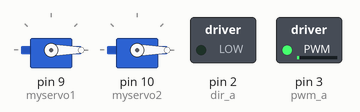
Simulated run of this sketch. Board: Arduino Uno, built with avr-gcc and run on an emulated ATmega328P. Shown: 2 × servo, switched loads named in the sketch (green lamp = pin HIGH).

Above: at 0.05 s.
At 2.35 s:
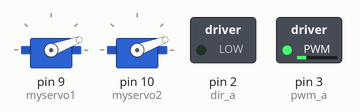
At 3.85 s:
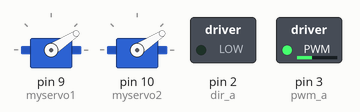
At 5.75 s:
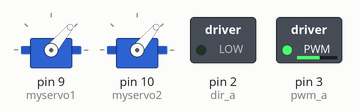
At 7.65 s:
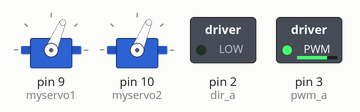
At 15.25 s:
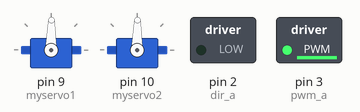
Timing chart, 0 to 26.3 s (numbered marks = the images above):
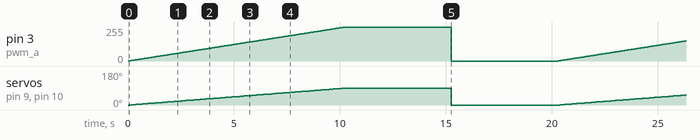

Measured:
- by itself, pin 3 (pwm_a): ramps from 0/255 to 254/255 and jumps back, once every 20.3 s
- by itself, servo on pin 9 (myservo1), servo on pin 10 (myservo2): ramps from 0° to 89° and jumps back, once every 20.3 s

The sketch:

screamingManTwo.ino
```cpp
#include <Servo.h>

Servo myservo1;  // create servo object to control a servo
// twelve servo objects can be created on most boards
Servo myservo2;  // create servo object to control a servo
// twelve servo objects can be created on most boards

int pos = 0;    // variable to store the servo position

int pwm_a = 3;  //PWM control for motor outputs 1 and 2
int dir_a = 2;  //direction control for motor outputs 1 and 2


void setup() {
  pinMode(pwm_a, OUTPUT);  //Set control pins to be outputs
  pinMode(dir_a, OUTPUT);

  analogWrite(pwm_a, 100);  //set both motors to run at (100/255 = 39)% duty cycle (slow)

  myservo1.attach(9);  // attaches the servo on pin 9 to the servo object
  myservo2.attach(10);
}


void loop() {


  for (int i = 0; i < 255; i++) {

    analogWrite(pwm_a, i);
    pos = map(i, 0, 255, 0, 90);
    constrain(pos, 0, 90);

    myservo1.write(pos);              // tell servo to go to position in variable 'pos'
    myservo2.write(pos);              // tell servo to go to position in variable 'pos'


    // going up speed
    delay(40);

  }

  delay(5000);

  analogWrite(pwm_a, 0);

  myservo1.write(0);              // tell servo to go to position in variable 'pos'
  myservo2.write(0);              // tell servo to go to position in variable 'pos'

  delay(5000);

}
```
